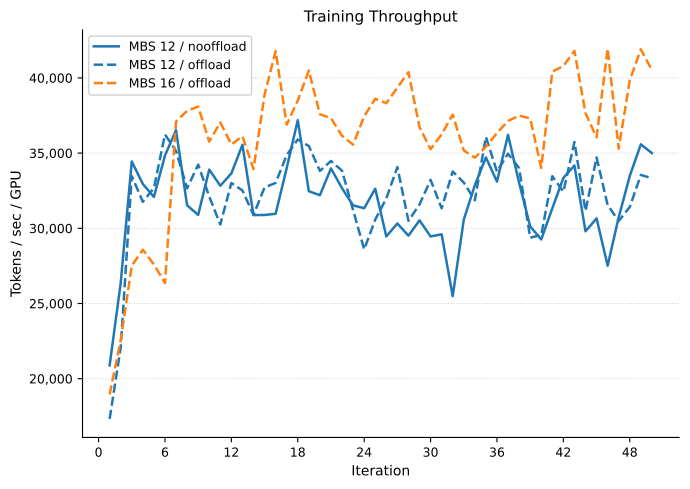

Here is the Python script that generated this plot:
import argparse
import re
import sys
from collections import defaultdict
from pathlib import Path

import matplotlib.pyplot as plt
import matplotlib.ticker as ticker
import numpy as np

WARMUP_ITERS = 2

LOG_PATTERN = re.compile(
    r"iteration\s+(\d+)/\s*\d+.*?tokens/sec/GPU:\s*(\d+)"
)


def parse_filename(name: str) -> tuple[int, str] | None:
    mbs_m = re.search(r"mbs(\d+)", name)
    if not mbs_m:
        return None
    mbs = int(mbs_m.group(1))
    offload = "nooffload" if "nooffload" in name else "offload"
    return mbs, offload


def parse_log(path: Path) -> tuple[list[int], list[int]]:
    iters, tokens = [], []
    for line in path.read_text().splitlines():
        m = LOG_PATTERN.search(line)
        if m:
            iters.append(int(m.group(1)))
            tokens.append(int(m.group(2)))
    return iters, tokens


def main():
    parser = argparse.ArgumentParser(
        description="Plot averaged tokens/sec/GPU per iteration for all runs in a log directory."
    )
    parser.add_argument("--logs-dir", default="logs", help="Directory of log files (default: logs/)")
    args = parser.parse_args()

    logs_dir = Path(args.logs_dir)
    if not logs_dir.is_dir():
        sys.exit(f"Logs directory not found: {logs_dir}")

    groups: dict[tuple[int, str], list[tuple[list[int], list[int]]]] = defaultdict(list)
    for log_path in sorted(logs_dir.glob("*.log")):
        key = parse_filename(log_path.name)
        if key is None:
            continue
        iters, tokens = parse_log(log_path)
        if iters:
            groups[key].append((iters, tokens))

    if not groups:
        sys.exit("No parseable log files found.")

    # ── colour palette: one colour per unique mbs value ──────────────────────
    all_mbs = sorted({mbs for mbs, _ in groups})
    palette = plt.rcParams["axes.prop_cycle"].by_key()["color"]
    mbs_color = {mbs: palette[i % len(palette)] for i, mbs in enumerate(all_mbs)}

    # ── figure setup ──────────────────────────────────────────────────────────
    plt.rcParams.update({
        "font.size": 10,
        "axes.titlesize": 11,
        "axes.labelsize": 10,
        "legend.fontsize": 9,
        "xtick.labelsize": 9,
        "ytick.labelsize": 9,
    })
    fig, ax = plt.subplots(figsize=(7, 5))

    # ── console stats header ──────────────────────────────────────────────────
    col_w = (30, 12, 12, 10, 10)
    header = (
        f"{'Config':<{col_w[0]}}"
        f"{'Mean':>{col_w[1]}}"
        f"{'Std':>{col_w[2]}}"
        f"{'Min':>{col_w[3]}}"
        f"{'Max':>{col_w[4]}}"
    )
    print(f"\n  tokens/sec/GPU  (warmup={WARMUP_ITERS} iters excluded)\n")
    print("  " + header)
    print("  " + "-" * sum(col_w))

    for (mbs, offload), runs in sorted(groups.items()):
        linestyle = "--" if offload == "offload" else "-"
        color = mbs_color[mbs]
        label = f"MBS {mbs} / {offload}"

        # align all runs to common iteration axis
        common_iters = runs[0][0]
        arrays = []
        for iters, tokens in runs:
            arr = np.full(len(common_iters), np.nan)
            it_map = {it: tok for it, tok in zip(iters, tokens)}
            for j, it in enumerate(common_iters):
                if it in it_map:
                    arr[j] = it_map[it]
            arrays.append(arr)

        matrix = np.array(arrays)          # shape: (n_runs, n_iters)
        mean = np.nanmean(matrix, axis=0)

        ax.plot(common_iters, mean, linestyle=linestyle, color=color,
                linewidth=1.8, label=label)

        # console stats (skip warmup)
        stable = mean[WARMUP_ITERS:]
        stable_all = matrix[:, WARMUP_ITERS:].flatten()
        print(
            f"  {label:<{col_w[0]}}"
            f"{stable.mean():>{col_w[1]}.0f}"
            f"{stable_all.std():>{col_w[2]}.0f}"
            f"{stable_all.min():>{col_w[3]}.0f}"
            f"{stable_all.max():>{col_w[4]}.0f}"
        )

    print()

    # ── axes formatting ───────────────────────────────────────────────────────
    ax.set_xlabel("Iteration")
    ax.set_ylabel("Tokens / sec / GPU")
    ax.set_title("Training Throughput")
    ax.yaxis.set_major_formatter(ticker.FuncFormatter(lambda x, _: f"{x:,.0f}"))
    ax.xaxis.set_major_locator(ticker.MaxNLocator(integer=True))
    ax.spines["top"].set_visible(False)
    ax.spines["right"].set_visible(False)
    ax.grid(axis="y", linestyle=":", linewidth=0.7, alpha=0.6)
    ax.legend(framealpha=0.9, edgecolor="0.8")

    fig.tight_layout()
    out = Path("plot.pdf")
    fig.savefig(out, dpi=200, bbox_inches="tight")
    print(f"Saved to {out}")


if __name__ == "__main__":
    main()
